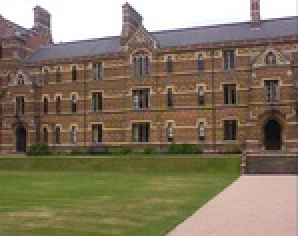
%> input picture Keypoint Detectors, Feature Descriptors and Applications/Panorama/keble_a.jpg, 149 x 118 px, shrunk from 720 x 568 before the run (shown 2 times larger)
$ octave Panorama_main.m   (GNU Octave 9; MATLAB toolbox functions it lacks are replaced by stand-ins)
%> lines starting %> are read from the running program, lines starting %| are printed output that depends on the picture
### Keypoint Detectors, Feature Descriptors and Applications/Code/Part2/Normalization.m
function [xyn,T] = Normalization(xy)

    %Calculate centroid
    xy_centroid = [mean(xy(1,:)); mean(xy(2,:))];

    %Subtract centroid center location to all coordinates of the point cloud
    xyc=xy(1:2,:)-xy_centroid;

    %Get scale values for x and y
    s2dx=sum(abs(xyc(1,:)))/size(xyc,2);
    s2dy=sum(abs(xyc(2,:)))/size(xyc,2);

    %Construct the normalization matrix
    T = [s2dx 0    xy_centroid(1);
     0    s2dy xy_centroid(2);
     0    0    1];
    T=inv(T);

    %Calculating the normalized points
    xyn = T*xy;

end

### Keypoint Detectors, Feature Descriptors and Applications/Code/Part2/Ransac.m
function [Homography_mat, Max_N_inliers] = Ransac(Pts1, Pts2, N_it, Threshold_dist)

%Add a row of ones to make possible homography calculations
Pts1 = [Pts1.Location'; ones(1,length(Pts1))];
Pts2 = [Pts2.Location'; ones(1,length(Pts2))];

%Apply normalization
[Pts1_n, T1] = Normalization(Pts1);
[Pts2_n, T2] = Normalization(Pts2);

%RANSAC
%Initialization of the parameters
Max_N_inliers = 0;
Homography_mat = [];
for i=1:N_it
    %get random point index
    subset_index = randperm(length(Pts1),4);

    %Compute homography matrix
    H_n = Compute_homography(Pts1_n(1:2,subset_index)',Pts2_n(1:2,subset_index)');

    %Denormalize the points
    H = inv(T2)*H_n*T1;

    %Calculated the correspondent points of Image 1 in Image 2
    Pts2_Calculated = ComputeH(Pts1, H);

    %Calculate the distance from the real matched points
    dist = sqrt( (Pts2_Calculated(1,:) - Pts2(1,:)).^2 + (Pts2_Calculated(2,:) - Pts2(2,:)).^2);

    %Count number of inliers
    N_inliers = sum(dist<Threshold_dist);

    %Check if the result deserves to be saved
    if N_inliers > Max_N_inliers
        Max_N_inliers = N_inliers;
        Homography_mat = H;
    end

end


end

### Keypoint Detectors, Feature Descriptors and Applications/Code/Part2/ComputeH.m
function y = ComputeH(x, v)
    %Function used to compute the correspondent points in other image,
    %given an homography matrix
    q = v * x;
    p = q(3,:);
    y = [q(1,:)./p; q(2,:)./p];

end

### Keypoint Detectors, Feature Descriptors and Applications/Code/Part2/Compute_homography.m
function Homography_mat = Compute_homography(points1,points2)
%Function used to calculate the homography matrix given a set of points

if length(points1) ~= length(points2)
    error("Inserted points do not have tthe same length!")
end
if length(points1)<4
    error("Homography needs at least 4 points!")
end

Homography_mat =[];

for i=1:length(points1)
    Homography_mat = [Homography_mat;
                      -points1(i,1) -points1(i,2) -1 0 0 0 points1(i,1)*points2(i,1) points1(i,2)*points2(i,1) points2(i,1);
                      0 0 0 -points1(i,1) -points1(i,2) -1 points1(i,1)*points2(i,2) points1(i,2)*points2(i,2) points2(i,2)];
end


[~,~,V] = svd(Homography_mat);

Homography_mat = [V(1:3,end)';V(4:6,end)';V(7:9,end)'];

end

### Keypoint Detectors, Feature Descriptors and Applications/Code/Part2/Panorama_main.m
close all; clear; clc;

graphs_flag = 1; %Flag to show or not, all the plots
Img1_color = im2double(imread("../../Panorama/keble_a.jpg"));
Img2_color = im2double(imread("../../Panorama/keble_b.jpg"));
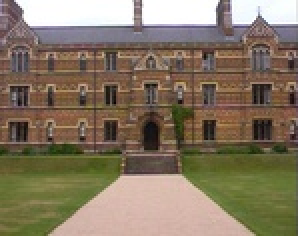
%> input picture Keypoint Detectors, Feature Descriptors and Applications/Panorama/keble_b.jpg, 149 x 118 px, shrunk from 720 x 568 before the run (shown 2 times larger)
Img3_color = im2double(imread("../../Panorama/keble_c.jpg"));
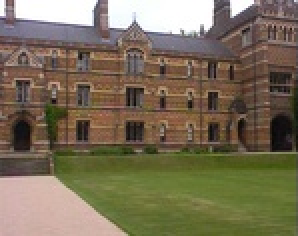
%> input picture Keypoint Detectors, Feature Descriptors and Applications/Panorama/keble_c.jpg, 149 x 118 px, shrunk from 720 x 568 before the run (shown 2 times larger)

%Color to gray scale images
Img1 = rgb2gray(Img1_color);
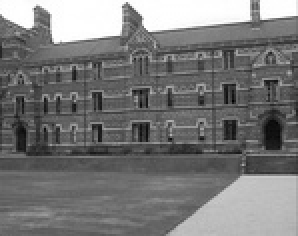
%> Img1: size 118x149 double (shown 2 times larger); min 0.00352, max 1, mean 0.473
Img2 = rgb2gray(Img2_color);
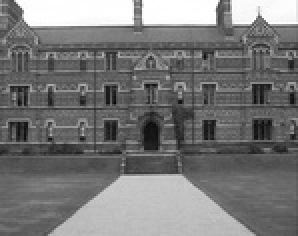
%> Img2: size 118x149 double (shown 2 times larger); min 0.0152, max 1, mean 0.473
Img3 = rgb2gray(Img3_color);
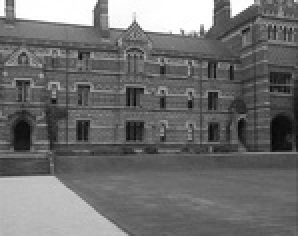
%> Img3: size 118x149 double (shown 2 times larger); min 0.023, max 1, mean 0.436

%Detect Orb keypoints
Points_1= detectORBFeatures(Img1);
%> Points_1 = 250 points; strongest (x, y): (50, 64), (47, 64), (74, 63), (53, 65), (71, 65)
Points_2= detectORBFeatures(Img2);
%> Points_2 = 262 points; strongest (x, y): (54, 45), (78, 43), (58, 46), (64, 85), (91, 44)
Points_3= detectORBFeatures(Img3);
%> Points_3 = 223 points; strongest (x, y): (108, 48), (65, 46), (106, 47), (71, 45), (45, 44)

%Extract all the features
[Descriptors_1, vp_1] = extractFeatures(Img1,Points_1);
%> vp_1 has the same summary as Points_1
[Descriptors_2, vp_2] = extractFeatures(Img2,Points_2);
%> vp_2 has the same summary as Points_2
[Descriptors_3, vp_3] = extractFeatures(Img3,Points_3);
%> vp_3 has the same summary as Points_3

%Get matches between Image 1 and 2, and 2 and 3
indexPairs_12 = matchFeatures(Descriptors_1,Descriptors_2,'MatchThreshold', 5);
%> indexPairs_12 = [32 27; 41 43; 51 47; 101 91]
indexPairs_23 = matchFeatures(Descriptors_2,Descriptors_3,'MatchThreshold', 5);
%> indexPairs_23 = [204 188]

%Create list of matched points
matchedPoints1 = vp_1(indexPairs_12(:,1));
%> matchedPoints1 = 4 points; (x, y): (101, 47), (101, 43), (104, 46), (97, 64)
matchedPoints2_1 = vp_2(indexPairs_12(:,2));
%> matchedPoints2_1 = 4 points; (x, y): (42, 47), (42, 43), (45, 46), (38, 64)
matchedPoints2_3 = vp_2(indexPairs_23(:,1));
%> matchedPoints2_3 = 1 point; (x, y): (107, 69)
matchedPoints3 = vp_3(indexPairs_23(:,2));
%> matchedPoints3 = 1 point; (x, y): (43, 69)

%Matched points plot
if graphs_flag == 1
    match_12_fig = figure; ax = axes;
    showMatchedFeatures(Img1,Img2,matchedPoints1,matchedPoints2_1,"montag",Parent=ax);
    title(ax,"Candidate point matches between Img1 and Img2");
    legend(ax,"Matched points 1","Matched points 2");
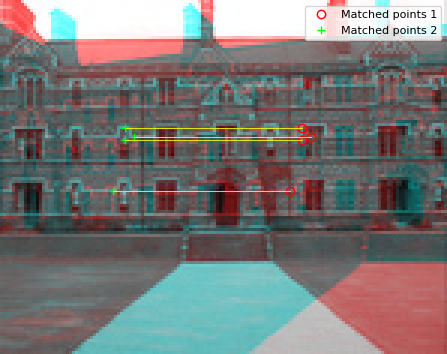
%> figure redrawn from the program's plot data; shown 3 times larger; its title reads 'Candidate point matches between Img1 and Img2'
    drawnow;

    match_23_fig = figure; ax = axes;
    showMatchedFeatures(Img2,Img3,matchedPoints2_3,matchedPoints3,"montag",Parent=ax);
    title(ax,"Candidate point matches between Img2 and Img3");
    legend(ax,"Matched points 2","Matched points 3");
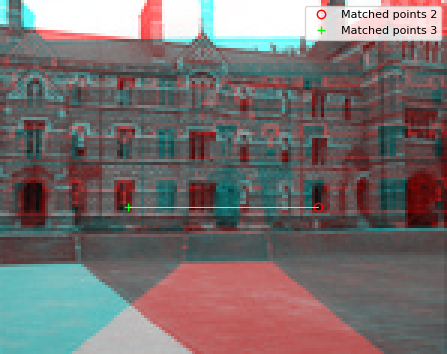
%> figure redrawn from the program's plot data; shown 3 times larger; its title reads 'Candidate point matches between Img2 and Img3'
    drawnow;
end

%Estimate the homography matrixes with RANSAC
[H12, N_inliers_12] = Ransac(matchedPoints1, matchedPoints2_1, 10000, 0.9);
%> in Normalization, `xy_centroid = [mean(xy(1,:)); mean(xy(2,:))];`: xy_centroid = [100.8; 50]
%> in Normalization, `xyc=xy(1:2,:)-xy_centroid;`: xyc = [0.25 3.25 0.25 -3.75; -7 -4 -3 14]
%> in Normalization, `s2dx=sum(abs(xyc(1,:)))/size(xyc,2);`: s2dx = 1.88
%> in Normalization, `s2dy=sum(abs(xyc(2,:)))/size(xyc,2);`: s2dy = 7
%> in Normalization, `T = [s2dx 0    xy_centroid(1); 0    s2dy xy_centroid(2); 0    0    1];`: T = [1.88 0 100.8; 0 7 50; 0 0 1]
%> in Normalization, `T=inv(T);`: T = [0.533 0 -53.73; 0 0.143 -7.14; 0 0 1]
%> in Normalization, `xyn = T*xy;`: xyn = [0.133 1.73 0.133 -2; -1 -0.571 -0.429 2; 1 1 1 1]
%> in Ransac, `[Pts1_n, T1] = Normalization(Pts1);`: T1 = [0.533 0 -53.73; 0 0.143 -7.14; 0 0 1]
%> in Ransac, `[Pts2_n, T2] = Normalization(Pts2);`: Pts2_n = [0.133 1.73 0.133 -2; -1 -0.571 -0.429 2; 1 1 1 1]; T2 = [0.533 0 -22.27; 0 0.143 -7.14; 0 0 1]
%> the loop in Ransac, `for i=1:N_it` made 10000 passes
%> (dist, Max_N_inliers) on pass 1: ([5.39e-06 0 8.53e-06 7.63e-06], 4)
%> dist on passes 2 to 7: [1.71e-05 3.81e-06 2.05e-05 1.08e-05], [3.81e-06 3.81e-06 0 7.63e-06], [7.63e-06 5.39e-06 5.39e-06 1.08e-05], [8.53e-06 3.81e-06 8.53e-06 3.81e-06], [7.63e-06 5.39e-06 5.39e-06 1.08e-05], [3.81e-06 0 3.81e-06 3.81e-06]
%> H12 = [0.577 9.53e-07 -34.06; 8.92e-06 0.577 -0.000929; 1.91e-07 2.13e-08 0.577]; N_inliers_12 = 4
[H32, N_inliers_32] = Ransac(matchedPoints3, matchedPoints2_3, 10000, 0.9);
%> the run ends on the next line
